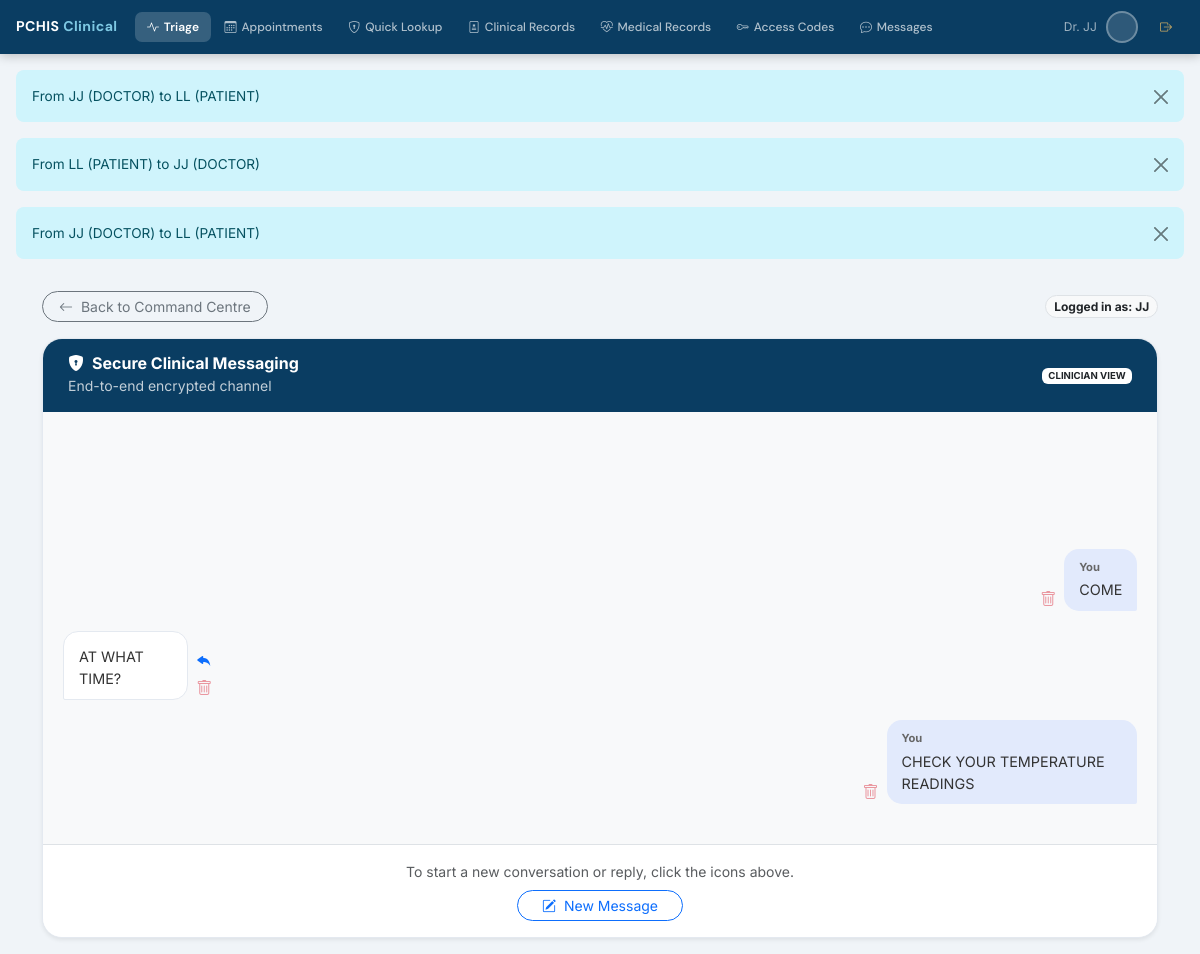
/messaging/inbox/ (signed in), run on the app's committed database.
### accounts/models.py (models this page shows)
class User(AbstractUser):
    ROLE_CHOICES = (
        ('ADMIN', 'ADMIN'),
        ('DOCTOR', 'DOCTOR'),
        ('PATIENT', 'Patient'),
    )
    username = models.CharField(
        max_length=15,
        unique=True,
        validators=[RegexValidator(r'^[a-zA-Z0-9]*$', 'Only letters and numbers allowed.')]
    )
    role = models.CharField(
        max_length=10,
        choices=ROLE_CHOICES,
    )
    def __str__(self):
        return f"{self.username} ({self.role})"

### messaging/models.py (models this page shows)
class Message(models.Model):
    sender = models.ForeignKey(settings.AUTH_USER_MODEL, on_delete=models.CASCADE, related_name='sent_messages')
    receiver = models.ForeignKey(settings.AUTH_USER_MODEL, on_delete=models.CASCADE, related_name='received_messages')
    body = models.TextField()
    sent_at = models.DateTimeField(auto_now_add=True)
    is_delivered = models.BooleanField(default=False)
    is_read = models.BooleanField(default=False)
    deleted_by_sender = models.BooleanField(default=False)
    deleted_by_receiver = models.BooleanField(default=False)
    class Meta:
        ordering = ['sent_at']
    def __str__(self):
        return f"From {self.sender} to {self.receiver}"

### messaging/views.py (the view, shortened to what this page needs)
# urls.py: path('inbox/', views.inbox, name='inbox'),
@login_required
def inbox(request):
    messages = Message.objects.filter(
        (Q(sender=request.user) & Q(deleted_by_sender=False)) |
        (Q(receiver=request.user) & Q(deleted_by_receiver=False))
    ).order_by('-sent_at')
    reply_to_msg = None
    reply_id = request.GET.get('reply_to')
    if reply_id:
        reply_to_msg = get_object_or_404(Message, id=reply_id)
    return render(request, 'messaging/inbox.html', {
        'messages': messages,
        'reply_to_msg': reply_to_msg,
    })

### templates/messaging/inbox.html (shortened to what this page needs)
{% extends "layouts/base.html" %}
{% block content %}
<div class="container py-3">
    <div class="d-flex justify-content-between align-items-center mb-3">
        {% if request.user.role == 'DOCTOR' %}
            <a href="{% url 'dashboard:doctor_dashboard' %}?section=messages" class="btn btn-sm btn-outline-secondary rounded-pill px-3">
                <i class="bi bi-arrow-left me-1"></i> Back to Command Centre
            </a>
        {% else %}
            <a href="{% url 'dashboard:patient_dashboard' %}" class="btn btn-sm btn-outline-secondary rounded-pill px-3">
                <i class="bi bi-arrow-left me-1"></i> Back to Dashboard
            </a>
        {% endif %}
        <span class="badge rounded-pill bg-light text-dark border">
            Logged in as: {{ request.user.get_full_name|default:request.user.username }}
        </span>
    </div>
    <div class="chat-wrapper shadow-sm">
        <div class="chat-header d-flex justify-content-between align-items-center">
            <div>
                <h6 class="mb-0 fw-bold"><i class="bi bi-shield-lock-fill me-2"></i>Secure Clinical Messaging</h6>
                <small class="opacity-75">End-to-end encrypted channel</small>
            </div>
            {% if request.user.role == 'DOCTOR' %}
                <span class="badge bg-white text-dark" style="font-size: 0.6rem;">CLINICIAN VIEW</span>
            {% endif %}
        </div>
        <div class="chat-body">
            {% for msg in messages %}
                <div class="chat-row {% if msg.sender == request.user %}sent{% else %}received{% endif %}">
                    <div style="max-width: 80%;">
                        <div class="d-flex align-items-end gap-2 {% if msg.sender == request.user %}flex-row-reverse{% endif %}">
                            <div class="chat-bubble">
                                <div class="fw-bold mb-1" style="font-size: 0.7rem; color: #666;">
                                    {% if msg.sender == request.user %}You{% else %}{{ msg.sender.get_full_name }}{% endif %}
                                </div>
                                {{ msg.body }}
                            </div>
                            <div class="d-flex flex-column gap-1">
                                {% if msg.sender != request.user %}
                                    <a href="?reply_to={{ msg.id }}" class="text-primary" title="Reply"><i class="bi bi-reply-fill"></i></a>
                                {% endif %}
                                <a href="{% url 'messaging:delete_message' msg.id %}" class="text-danger opacity-50" title="Delete"><i class="bi bi-trash"></i></a>
                            </div>
                        </div>
                    </div>
                </div>
            {% empty %}
                <div class="text-center my-auto text-muted">
                    <i class="bi bi-chat-square-text display-4 d-block mb-2"></i>
                    <p>No conversation history found.</p>
                </div>
            {% endfor %}
        </div>
        <div class="p-3 bg-white border-top">
            {% if reply_to_msg %}
                <div class="alert alert-info py-2 px-3 mb-2 d-flex justify-content-between align-items-center" style="font-size: 0.8rem;">
                    <span>Replying to <strong>{{ reply_to_msg.sender.get_full_name }}</strong></span>
                    <a href="{% url 'messaging:inbox' %}" class="btn-close" style="font-size: 0.6rem;"></a>
                </div>
                <form method="POST" class="d-flex gap-2">
                    {% csrf_token %}
                    <input type="hidden" name="recipient_id" value="{{ reply_to_msg.sender.id }}">
                    <input type="text" name="body" class="form-control rounded-pill" placeholder="Type your response..." required autofocus>
                    <button type="submit" class="btn btn-primary rounded-circle"><i class="bi bi-send"></i></button>
                    {% if request.user.role == 'DOCTOR' %}
                        <a href="{% url 'messaging:export_patient_fhir' reply_to_msg.sender.id %}" class="btn btn-outline-info rounded-pill px-3 btn-sm d-flex align-items-center">
                            <i class="bi bi-file-earmark-medical me-1"></i> FHIR
                        </a>
                    {% endif %}
                </form>
            {% else %}
                <div class="text-center">
                    <p class="small text-muted mb-2">To start a new conversation or reply, click the icons above.</p>
                    <a href="{% url 'messaging:compose' %}" class="btn btn-sm btn-outline-primary rounded-pill px-4">
                        <i class="bi bi-pencil-square me-1"></i> New Message
                    </a>
                </div>
            {% endif %}
        </div>
    </div>
</div>
{% endblock %}

### templates/layouts/base.html (shortened to what this page needs)
{% load static %}
<!DOCTYPE html>
<html lang="en">
<head>
    <link href="https://cdn.jsdelivr.net/npm/bootstrap@5.3.0/dist/css/bootstrap.min.css" rel="stylesheet">
    <link rel="stylesheet" href="https://cdn.jsdelivr.net/npm/bootstrap-icons@1.11.1/font/bootstrap-icons.css">
</head>
<body class="{% if request.user.is_authenticated and request.user.role|upper == 'DOCTOR' %}doctor-layout{% endif %}">
{% if request.user.role|upper == 'DOCTOR' %}
<nav class="doctor-topnav">
    <div class="topnav-brand">PCHIS <span>Clinical</span></div>
    <div class="topnav-links">
        {% with is_db=request.resolver_match.url_name|slugify %}
        <a href="{% if 'dashboard' in is_db %}javascript:void(0){% else %}{% url 'dashboard:doctor_dashboard' %}?section=triage{% endif %}"
           class="tnav-btn active" data-section="triage" onclick="handleNavClick('triage')">
            <i class="bi bi-activity"></i> Triage
        </a>
        <a href="{% if 'dashboard' in is_db %}javascript:void(0){% else %}{% url 'dashboard:doctor_dashboard' %}?section=schedule{% endif %}"
           class="tnav-btn" data-section="schedule" onclick="handleNavClick('schedule')">
            <i class="bi bi-calendar3"></i> Appointments
        </a>
        <a href="{% if 'dashboard' in is_db %}javascript:void(0){% else %}{% url 'dashboard:doctor_dashboard' %}?section=lookup{% endif %}"
           class="tnav-btn" data-section="lookup" onclick="handleNavClick('lookup')">
            <i class="bi bi-shield-lock"></i> Quick Lookup
        </a>
        <a href="{% if 'dashboard' in is_db %}javascript:void(0){% else %}{% url 'dashboard:doctor_dashboard' %}?section=clinical{% endif %}"
           class="tnav-btn" data-section="clinical" onclick="handleNavClick('clinical')">
            <i class="bi bi-file-medical"></i> Clinical Records
        </a>
        <a href="{% if 'dashboard' in is_db %}javascript:void(0){% else %}{% url 'dashboard:doctor_dashboard' %}?section=medical{% endif %}"
           class="tnav-btn" data-section="medical" onclick="handleNavClick('medical')">
            <i class="bi bi-heart-pulse"></i> Medical Records
        </a>
        <a href="{% if 'dashboard' in is_db %}javascript:void(0){% else %}{% url 'dashboard:doctor_dashboard' %}?section=access_codes{% endif %}"
           class="tnav-btn" data-section="access_codes" onclick="handleNavClick('access_codes')">
            <i class="bi bi-key"></i> Access Codes
        </a>
        <a href="{% if 'dashboard' in is_db %}javascript:void(0){% else %}{% url 'dashboard:doctor_dashboard' %}?section=messages{% endif %}"
           class="tnav-btn" data-section="messages" onclick="handleNavClick('messages')">
            <i class="bi bi-chat-dots"></i> Messages
        </a>
        {% endwith %}
    </div>
    <div class="topnav-right">
        <span style="color:rgba(255,255,255,.6); font-size:.75rem; white-space:nowrap; display:none;" class="d-md-inline">
            Dr. {{ request.user.last_name|default:request.user.username }}
        </span>
        <div class="topnav-avatar">
        </div>
        <form action="{% url 'accounts:logout' %}" method="post" style="margin:0;">
            <button type="submit" class="tnav-btn" style="color:rgba(255,200,100,.8);">
                <i class="bi bi-box-arrow-right"></i>
            </button>
        </form>
    </div>
</nav>
{% endif %}
<div class="main-wrapper">
    <div class="main-inner">
        {% if messages %}
        <div class="{% if request.user.role|upper == 'DOCTOR' %}px-3 pt-3{% endif %}">
            {% for message in messages %}
            <div class="alert alert-{{ message.tags|default:'info' }} alert-dismissible fade show rounded-3"
                 role="alert" style="font-size:.85rem; border:none;">
                {{ message }}
                <button type="button" class="btn-close btn-sm" data-bs-dismiss="alert"></button>
            </div>
            {% endfor %}
        </div>
        {% endif %}
        {% block content %}{% endblock %}
    </div>
</div>
</body>
</html>

### templates/layouts/base.html (style rules this page uses)
:root { --pchis-red: #CC0A0A; --pchis-red-dark: #a00808; --pchis-purple: #6B0ACC; --pchis-deep: #0a3d62; --sidebar-width: 255px; --topbar-h: 54px; }
*, *::before, *::after { box-sizing: border-box; }
body { font-family: 'Inter', sans-serif; background: #f0f4f8; margin: 0; }
.main-wrapper { margin-left: var(--sidebar-width); min-height: 100vh; }
.main-inner { padding: 1.5rem 1.8rem 3rem; }
body.doctor-layout .main-wrapper { margin-left: 0 !important; }
body.doctor-layout .main-inner { padding: 0 !important; }
.doctor-topnav { display: none; position: sticky; top: 0; z-index: 1050; height: var(--topbar-h); background: var(--pchis-deep); align-items: center; padding: 0 1rem; gap: .3rem; box-shadow: 0 2px 10px rgba(0,0,0,.22); overflow-x: auto; }
body.doctor-layout .doctor-topnav { display: flex; }
.topnav-brand { font-family: 'DM Sans', sans-serif; font-size: .88rem; font-weight: 700; color: #fff; letter-spacing: .4px; margin-right: .8rem; white-space: nowrap; flex-shrink: 0; }
.topnav-brand span { color: #7ec8e3; }
.topnav-links { display: flex; align-items: center; gap: .1rem; overflow-x: auto; flex: 1; scrollbar-width: none; }
.tnav-btn { display: flex; align-items: center; gap: .3rem; padding: .35rem .75rem; border-radius: 7px; white-space: nowrap; font-size: .75rem; font-weight: 500; color: rgba(255,255,255,.68); cursor: pointer; border: none; background: none; transition: .15s; text-decoration: none; font-family: 'DM Sans', sans-serif; flex-shrink: 0; }
.tnav-btn.active { background: rgba(255,255,255,.18); color: #fff; font-weight: 600; }
.topnav-right { display: flex; align-items: center; gap: .6rem; margin-left: auto; flex-shrink: 0; }
.topnav-avatar { width: 32px; height: 32px; border-radius: 50%; border: 2px solid rgba(255,255,255,.3); display: flex; align-items: center; justify-content: center; font-weight: 700; color: #fff; background: rgba(255,255,255,.15); overflow: hidden; font-size: .78rem; }

### data on the page
User: user.last_name "JJ", user.get_full_name "JJ"
Message: sender+receiver "From JJ (DOCTOR) to LL (PATIENT)", shows "You", body "CHECK YOUR TEMPERATURE READINGS"
Message: sender+receiver "From LL (PATIENT) to JJ (DOCTOR)", body "AT WHAT TIME?"
Message: sender+receiver "From JJ (DOCTOR) to LL (PATIENT)", shows "You", body "COME"
